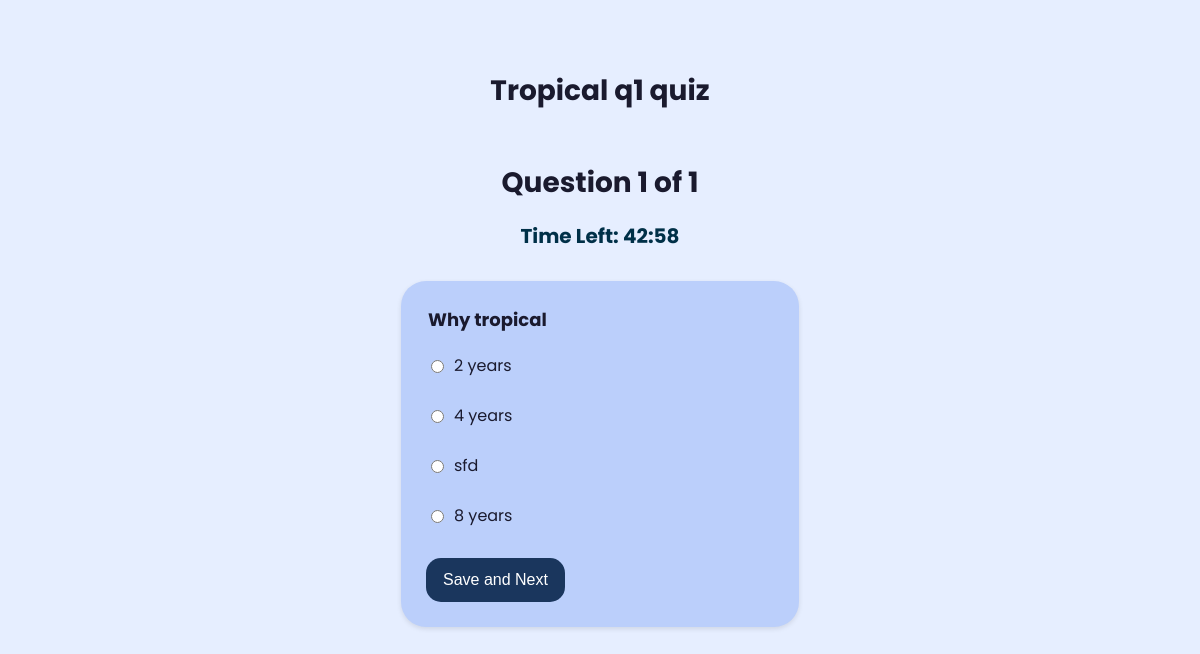
Page /student/quiz_attempt/7 on the earlier database version.
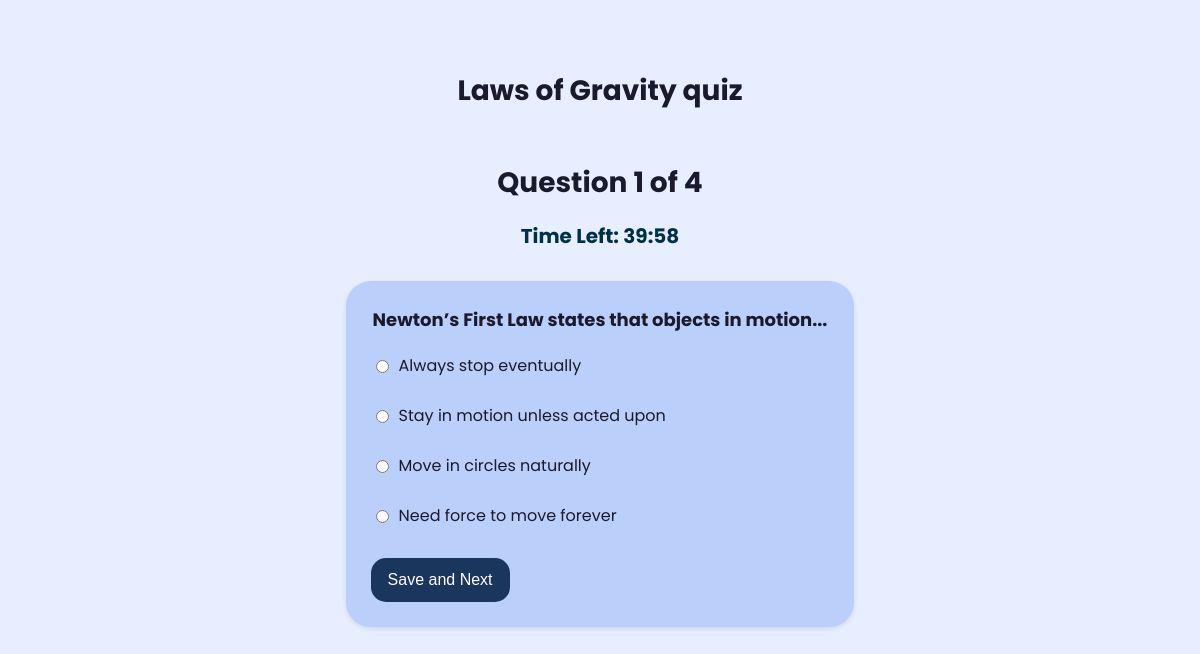
Same page on the later database version.
### models/models.py (models this page shows)
class Quiz(db.Model):
    __tablename__ = 'quizzes'
    id = db.Column(db.Integer, primary_key=True)
    subject_id = db.Column(db.Integer, db.ForeignKey('subjects.id'), nullable=False)
    chapter_id = db.Column(db.Integer, db.ForeignKey('chapters.id'), nullable=False)
    date_of_quiz = db.Column(db.Date, nullable=False)
    time_duration = db.Column(db.Integer, nullable=False)
    remarks = db.Column(db.Text, nullable=True)

class Question(db.Model):
    __tablename__ = 'questions'
    ques_id = db.Column(db.Integer, primary_key=True)
    qz_id = db.Column(db.Integer, db.ForeignKey('quizzes.id'), nullable=False)
    question_text = db.Column(db.Text, nullable=False)
    option1 = db.Column(db.String(100), nullable=False)
    option2 = db.Column(db.String(100), nullable=False)
    option3 = db.Column(db.String(100), nullable=False)
    option4 = db.Column(db.String(100), nullable=False)
    correct_option = db.Column(db.String(100), nullable=False)

### app.py (the view, shortened to what this page needs)
@app.route('/student/quiz_attempt/<int:quiz_id>', methods=['GET', 'POST'])
def quiz_attempt(quiz_id):
    questions = Question.query.filter_by(qz_id=quiz_id).all()
    quiz = Quiz.query.get(quiz_id)
    if not questions:
        return "No questions available for this quiz", 404
    arr_attempt = [{"question": q, "answer": ""} for q in questions]
    total_questions = len(arr_attempt)
    if 'quiz_answers' not in session:
        session['quiz_answers'] = {}
    quiz_key = str(quiz_id)
    if quiz_key not in session['quiz_answers']:
        session['quiz_answers'][quiz_key] = [""] * total_questions  # Store answers
    if 'current_index' not in session:
        session['current_index'] = 0
    current_index = session.get('current_index', 0)
    quiz = Quiz.query.get(quiz_id)
    time_duration = quiz.time_duration if quiz else 5  # Default to 5 minutes if not set
    if 'quiz_timer' not in session:
        session['quiz_timer'] = time.time() + (time_duration * 60)  # Store end time in seconds
        session.modified = True
    remaining_time = max(0, int(session['quiz_timer'] - time.time()))
    return render_template(
        'quiz_attempt.html',
        arr_attempt=arr_attempt,
        current_index=current_index,
        total_questions=total_questions,
        quiz=quiz,
        remaining_time=remaining_time
    )

### templates/quiz_attempt.html (shortened to what this page needs)
<!DOCTYPE html>
<html lang="en">
<head>
</head>
<body>
    <h1>{{quiz.remarks}} quiz</h1>
    <h1>Question {{ current_index + 1 }} of {{ total_questions }}</h1>
    <h2 id="timer"></h2>
    <div class="question-container">
        <legend>{{ arr_attempt[current_index].question.question_text }}</legend>
        <form method="POST" id="quizForm">
            <div class="options-container">
                <div class="option-item">
                    <input type="radio" id="option1" name="selected_option" value="option1" required>
                    <label for="option1">{{ arr_attempt[current_index].question.option1 }}</label>
                </div>
                <div class="option-item">
                    <input type="radio" id="option2" name="selected_option" value="option2" required>
                    <label for="option2">{{ arr_attempt[current_index].question.option2 }}</label>
                </div>
                <div class="option-item">
                    <input type="radio" id="option3" name="selected_option" value="option3" required>
                    <label for="option3">{{ arr_attempt[current_index].question.option3 }}</label>
                </div>
                <div class="option-item">
                    <input type="radio" id="option4" name="selected_option" value="option4" required>
                    <label for="option4">{{ arr_attempt[current_index].question.option4 }}</label>
                </div>
            </div>
            <button type="submit">Save and Next</button>
        </form>
    </div>
</body>
</html>

Differences in the rows shown:
removed Question: question_text "Why tropical", option1 "2 years", option2 "4 years", option3 "sfd", option4 "8 years"
changed Quiz: remarks "Tropical q1" → "Laws of Gravity"
now on this page (row edited): Question: question_text "Newton’s First Law states that objects in motion...", option1 "Always stop eventually", option2 "Stay in motion unless acted upon", option3 "Move in circles naturally", option4 "Need force to move forever"
Other differences:
{{ total_questions }}: "1" → "4"
text written by a page script: "Time Left: 42:58" → "Time Left: 39:58"
form field selected_option: "☐ 2 years" → "☐ Always stop eventually"
form field selected_option: "☐ 4 years" → "☐ Stay in motion unless acted up"
form field selected_option: "☐ sfd" → "☐ Move in circles naturally"
form field selected_option: "☐ 8 years" → "☐ Need force to move forever"
